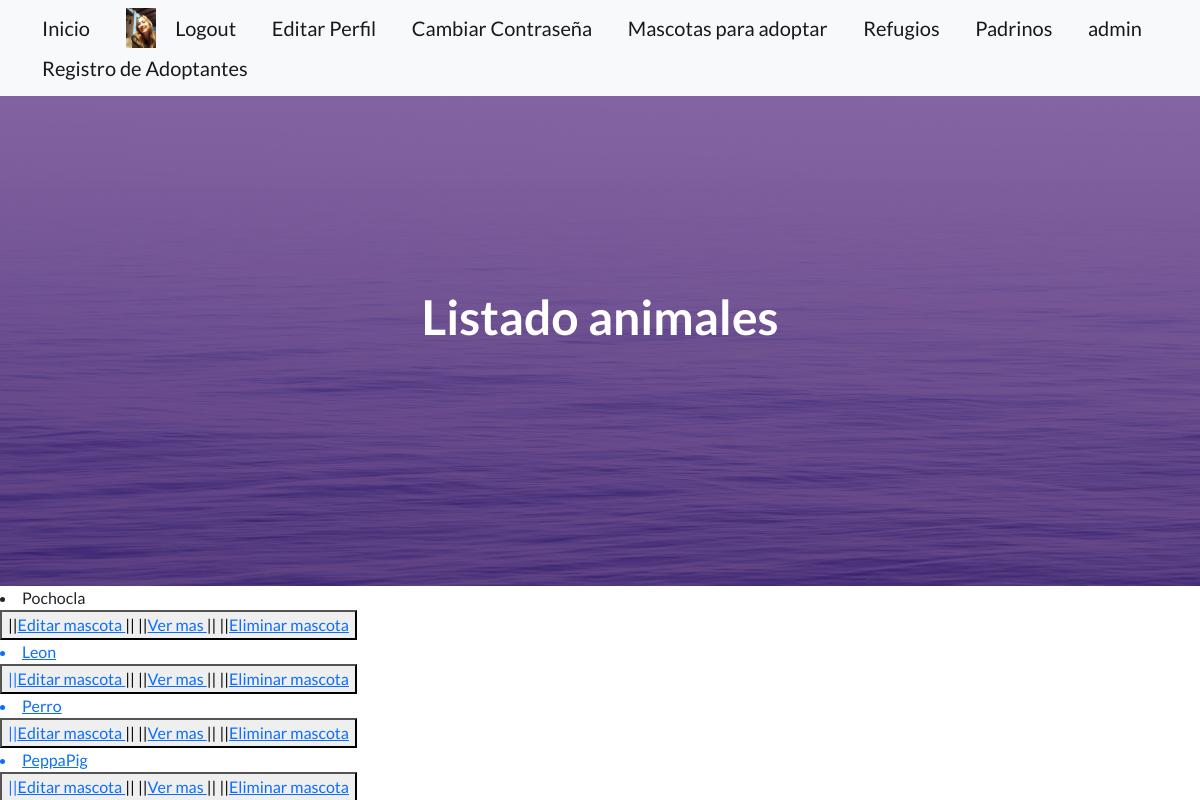
/listado_animales/ (signed in), run on an earlier commit of the app's database.
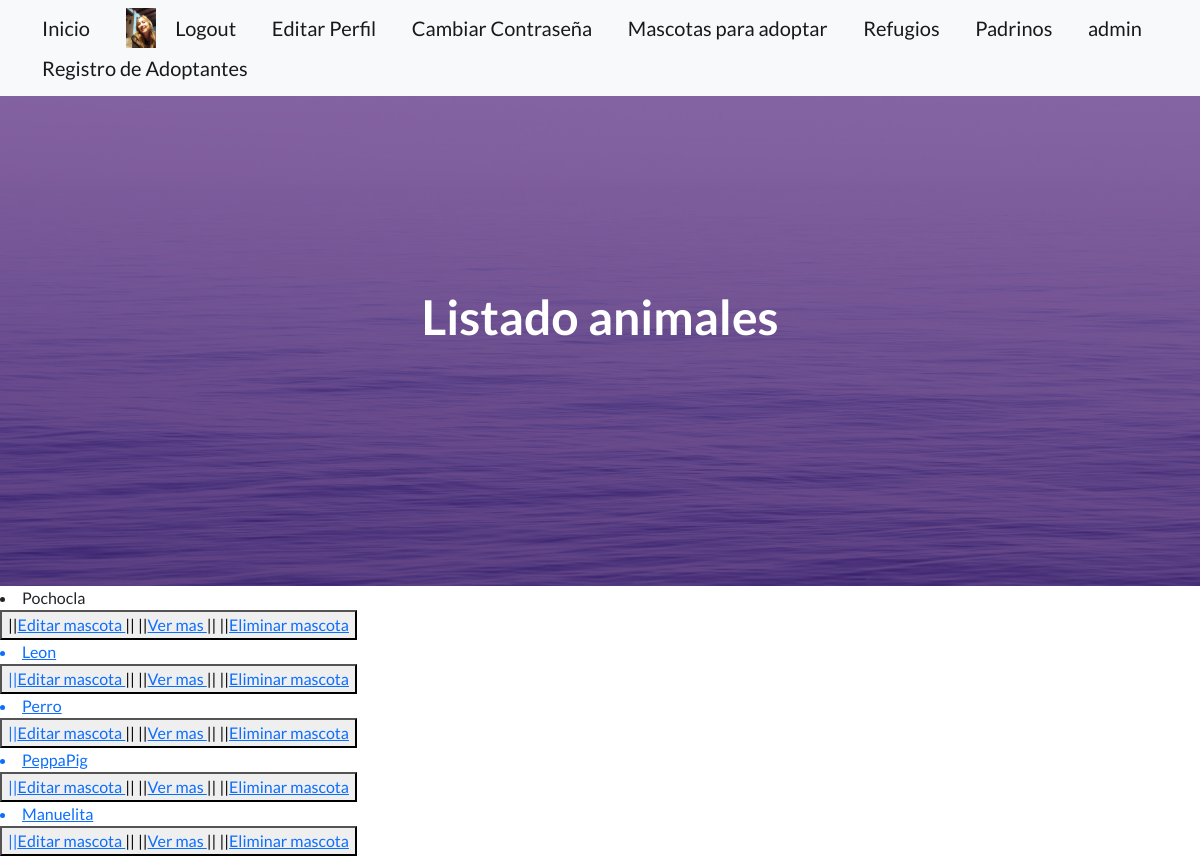
And on a later commit of the database.
### DogsApp/models.py (models this page shows)
class Adoptado(models.Model):
    animal=models.CharField(max_length=15)
    nombre= models.CharField(max_length=15)
    edad= models.CharField(max_length=2, default=0,blank=True)
    foto=models.ImageField(upload_to="fotos_adoptados", null=True, blank=True)

### DogsApp/views.py (the view)
# urls.py: path("listado_animales/",leerview,name="listado animales"),
def leerview(request):
    adoptados=Adoptado.objects.all()
    contexto={"adoptados":adoptados}
    return render(request,"temp_app/leer.html", contexto)

### DogsApp/templates/temp_app/leer.html (shortened to what this page needs)
{% extends "padre/padre.html" %}
{% block main %}
{% for a in adoptados %}
<li>{{a.nombre}} </li>
<button>
||<a href ={%url "editar adoptado" a.id %}>Editar mascota </a>||
||<a href ={%url "detalle adoptado" a.id %}>Ver mas </a>||
||<a href ={%url "eliminar adoptado" a.id %}>Eliminar mascota
</button>
{% endfor %}
{% endblock main %}
{% block centro %}
Listado animales<Base></Base>
{% endblock centro %}

What changed in the data, as far as the page shows it:
added Adoptado: nombre "Manuelita"
